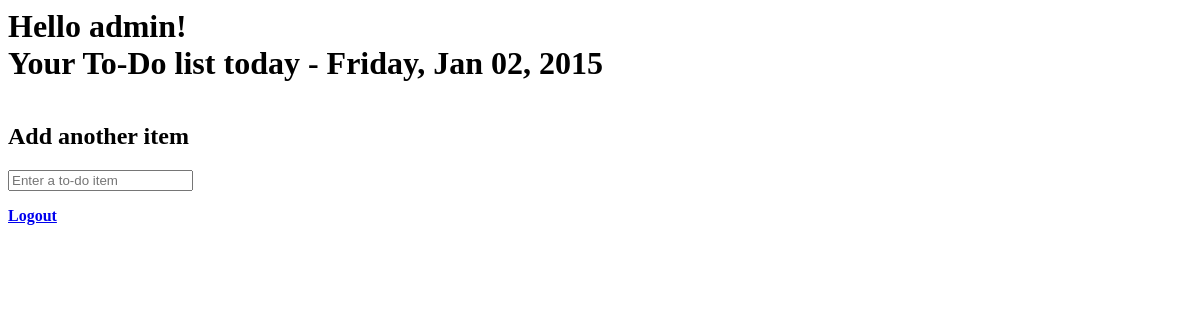
/lists/admin/ (signed in), run on an earlier commit of the app's database.
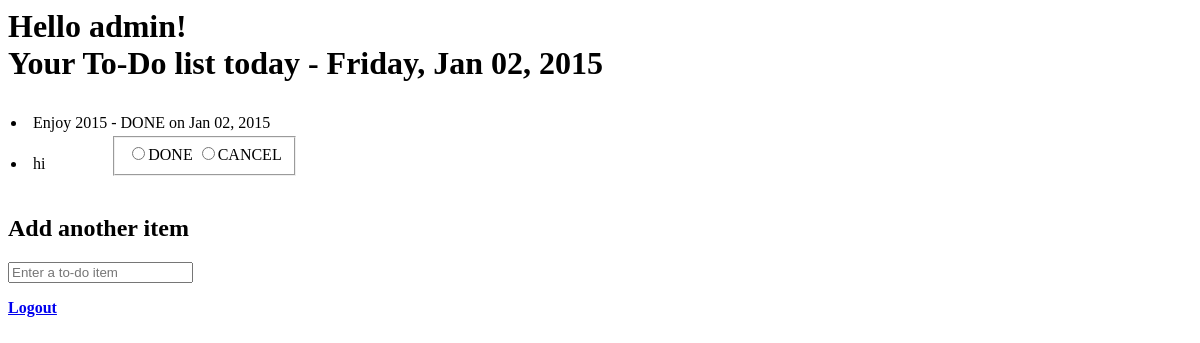
And on a later commit of the database.
### lists/models.py (models this page shows, shortened)
class Item(models.Model):
	text = models.TextField(default='')
	list = models.ForeignKey(List, default=None)
	created_date = models.DateTimeField(default = timezone.now)
	done = models.IntegerField(choices = DONE_CHOICES, default=0)
	done_date = models.DateTimeField(null=True)
	@property
	def is_today(self):
		now = timezone.now()
		if now.day == self.done_date.day:
			if now.month == self.done_date.month:
				if now.year == self.done_date.year:
					return True
		return False

### lists/views.py (the view)
# urls.py: url(r'^(?P<username>[\w\-]+)/$', 'lists.views.view_user_list', name='username_list'),
def view_user_list(request, username):
	if request.user.is_active and request.user.is_authenticated():
		if request.user.username == username:
			item_ = Item.objects.filter(list__name=username)
			return render(request, 'list.html', {'list': item_, 'currentdate':timezone.now()})
		else:
			return HttpResponse("You don't have access to this page.")
	else:
		return redirect ('/')

### lists/templates/list.html (shortened to what this page needs)
<html>
	<head>
	</head>
	<body>
		{% if user.is_authenticated %}
			<h1>Hello {{ user.username}}!<br/>Your To-Do list today - {{ currentdate|date:"l, M d, Y" }} </h1>
		<table id = "id_list_table">
			{% for item in list %}
			<ul>
				<tr>
				{% if item.done == 0 %}
					<td><li>{{ item.text }}</li></td>
					<td>
					<form name = change_item method = "POST" action="/lists/{{ user.username }}/change_item">
					<fieldset>
					<input id="DONE" type="radio" name="done" value="1" onclick="this.form.submit();">DONE
					<input id="CANCEL" type="radio" name="done" value="2" onclick="this.form.submit();">CANCEL
					</fieldset>
					</form>
					</td>
				{% elif item.is_today %}
						<td><li>{{ item.text }}</li></td>
						<td>{% if item.done == 1 %} - DONE on {{ item.done_date|date:"M d, Y" }}
							{% elif item.done == 2 %} - CANCELLED on {{ item.done_date|date:"M d, Y" }}
							{% endif %}
						</td>
				{% endif %}
				</tr>
			</ul>
			{% endfor %}
		</table>
		<h2>Add another item</h2>
			<form method="POST" action="/lists/{{ user.username }}/add_item">
				<input name="item_text" id="id_new_item" placeholder="Enter a to-do item" />
			</form>
		<a href="/lists/logout/"><strong>Logout</strong></a><br />
		{% else %}
			<h1>Hello!</br>Log-in <a href="/lists/login/">here</a> to access your to-do list.</h1>
		{% endif %}
	</body>
</html>

What changed in the data, as far as the page shows it:
now on this page (row edited): Item: text "Enjoy 2015", done_date "Jan 02, 2015"
now on this page (row edited): Item: text "hi"
